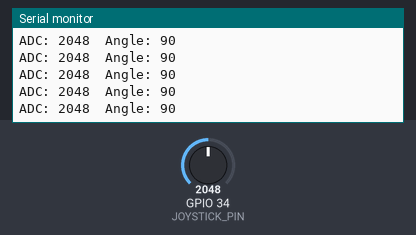
Simulated run of this sketch. Board: ESP32. On the bench: the last lines printed to the serial monitor. The test bench sets the inputs (shaded band); at power-on: GPIO 34 (JOYSTICK_PIN) = 2048.

Above: at 3.2 s.
3.3 s: GPIO 34 (JOYSTICK_PIN) set to 2866
At 4.3 s:
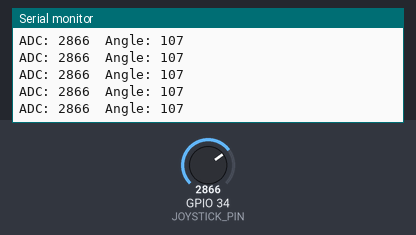
4.8 s: GPIO 34 (JOYSTICK_PIN) set to 3603
At 5.3 s:
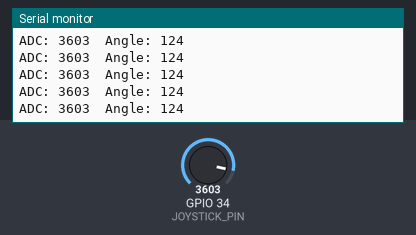
Timing chart, 0 to 7.8 s (numbered marks = the images above; inputs shaded):
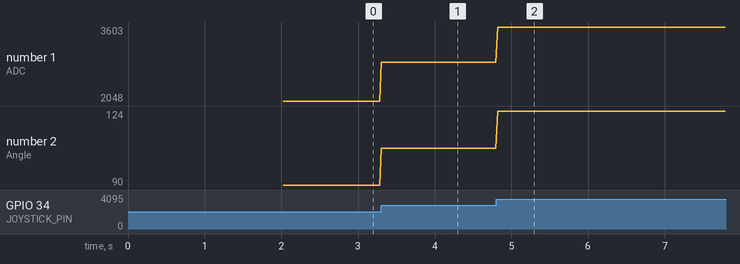

The sketch:

Controller.ino
```cpp
#include <WiFi.h>
#include <esp_now.h>

#define JOYSTICK_PIN 34

typedef struct
{
  int steeringAngle;
} ControllerData;

ControllerData data;

// CHANGE THIS TO YOUR CAR ESP32 MAC ADDRESS
uint8_t receiverMAC[] = {
  0x20, 0xE7, 0xC8, 0x68, 0x06, 0x48
};

int centre = 0;

void setup()
{
  Serial.begin(115200);

  WiFi.mode(WIFI_STA);

  if (esp_now_init() != ESP_OK)
  {
    Serial.println("ESP-NOW Failed");
    return;
  }

  esp_now_peer_info_t peerInfo = {};
  memcpy(peerInfo.peer_addr, receiverMAC, 6);
  peerInfo.channel = 0;
  peerInfo.encrypt = false;

  if (esp_now_add_peer(&peerInfo) != ESP_OK)
  {
    Serial.println("Failed to add peer");
    return;
  }

  Serial.println("Calibrating joystick...");
  delay(1000);

  long total = 0;

  for (int i = 0; i < 200; i++)
  {
    total += analogRead(JOYSTICK_PIN);
    delay(5);
  }

  centre = total / 200;

  Serial.print("Joystick Centre = ");
  Serial.println(centre);
}

void loop()
{
  long total = 0;

  for (int i = 0; i < 8; i++)
  {
    total += analogRead(JOYSTICK_PIN);
  }

  int reading = total / 8;

  // Dead zone
  if (abs(reading - centre) < 20)
    reading = centre;

  int angle;

  if (reading >= centre)
  {
    angle = map(reading,
                centre,
                4095,
                90,
                135);
  }
  else
  {
    angle = map(reading,
                0,
                centre,
                45,
                90);
  }

  angle = constrain(angle, 45, 135);

  data.steeringAngle = angle;

  esp_now_send(receiverMAC,
               (uint8_t *)&data,
               sizeof(data));

  Serial.print("ADC: ");
  Serial.print(reading);

  Serial.print("  Angle: ");
  Serial.println(angle);

  delay(20);
}
```

Measured:
- after the input at 3.3 s, the serial monitor: prints a new line at once (image 1)
- after the input at 4.8 s, the serial monitor: prints a new line at once (image 2)
- plotted number 1: 2048 → 2866 after the input at 3.3 s, 2866 → 3603 after the input at 4.8 s
- plotted number 2: 90 → 107 after the input at 3.3 s, 107 → 124 after the input at 4.8 s
